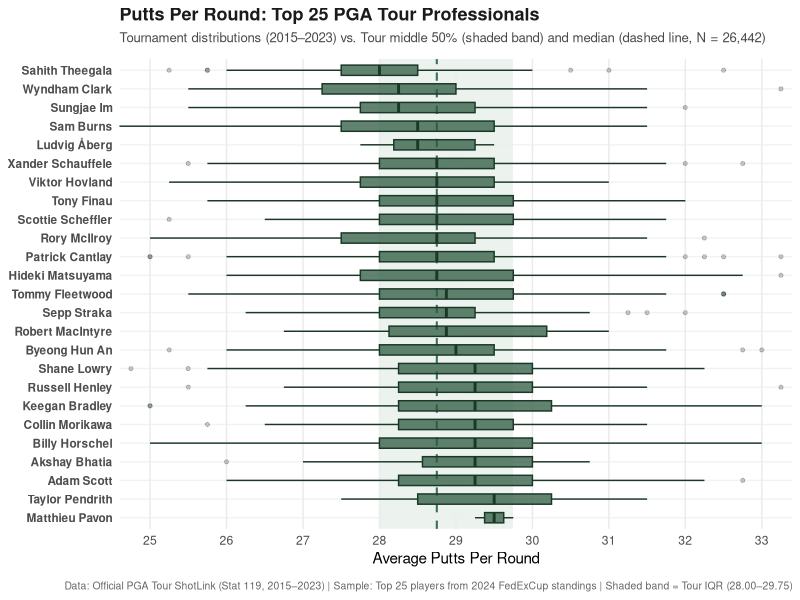

Reproduce this figure in R.
## ---- chunk 1
#| label: fig-putts-per-round
#| fig-cap: "Tournament Putts Per Round distributions for the Top 25 PGA Tour golfers compared to the tour-wide baseline (N = 26,442)."
#| fig-width: 8.5
#| fig-height: 7.5

library(tidyverse)

# Load official tournament Putts Per Round data (Stat 119)
pga_data <- read_csv("data/pga_putts_per_round.csv", show_col_types = FALSE)

# Top 25 players based on the final 2024 FedExCup standings
top25_players <- c(
  "Scottie Scheffler", "Xander Schauffele", "Hideki Matsuyama", "Keegan Bradley",
  "Ludvig Åberg", "Rory McIlroy", "Collin Morikawa", "Wyndham Clark",
  "Sam Burns", "Patrick Cantlay", "Sungjae Im", "Sahith Theegala", "Shane Lowry",
  "Adam Scott", "Tony Finau", "Byeong Hun An", "Viktor Hovland", "Russell Henley",
  "Akshay Bhatia", "Robert MacIntyre", "Billy Horschel", "Tommy Fleetwood",
  "Sepp Straka", "Matthieu Pavon", "Taylor Pendrith"
)

# Filter tournament observations for the top 25 players and order by median putts
top25_data <- pga_data |>
  filter(player %in% top25_players) |>
  group_by(player) |>
  mutate(player_median = median(putts_per_round, na.rm = TRUE)) |>
  ungroup() |>
  mutate(player = fct_reorder(player, -player_median))

# Calculate baseline metrics across all 26,442 tour observations
tour_median <- median(pga_data$putts_per_round, na.rm = TRUE)
tour_q25 <- quantile(pga_data$putts_per_round, 0.25, na.rm = TRUE)
tour_q75 <- quantile(pga_data$putts_per_round, 0.75, na.rm = TRUE)

# Create the comparison graphic
ggplot(top25_data, aes(x = putts_per_round, y = player)) +
  # Shaded region showing the Tour middle 50% across all 26,442 rounds
  annotate(
    "rect",
    xmin = tour_q25, xmax = tour_q75,
    ymin = -Inf, ymax = Inf,
    fill = "#e8f0ec", alpha = 0.85
  ) +
  # Dashed line at the tour median (28.75 putts/round)
  geom_vline(xintercept = tour_median, linetype = "dashed", color = "#3b6e52", linewidth = 0.7) +
  # Boxplots representing each player's tournament distribution
  geom_boxplot(
    fill = "#2d5a3f", color = "#1b3827",
    alpha = 0.75, width = 0.55,
    outlier.alpha = 0.25, outlier.size = 1.1
  ) +
  coord_cartesian(xlim = c(25, 33)) +
  scale_x_continuous(breaks = seq(25, 33, by = 1)) +
  labs(
    title = "Putts Per Round: Top 25 PGA Tour Professionals",
    subtitle = "Tournament distributions (2015–2023) vs. Tour middle 50% (shaded band) and median (dashed line, N = 26,442)",
    x = "Average Putts Per Round",
    y = NULL,
    caption = "Data: Official PGA Tour ShotLink (Stat 119, 2015–2023) | Sample: Top 25 players from 2024 FedExCup standings | Shaded band = Tour IQR (28.00–29.75)"
  ) +
  theme_minimal(base_size = 11) +
  theme(
    plot.title = element_text(face = "bold", size = 13, color = "#1a1a1a"),
    plot.subtitle = element_text(size = 9.5, color = "#4a4a4a", margin = margin(b = 10)),
    plot.caption = element_text(size = 7.5, color = "#666666", margin = margin(t = 10)),
    axis.text.y = element_text(face = "bold", size = 8.5),
    panel.grid.minor = element_blank(),
    panel.grid.major.y = element_line(color = "#f2f2f2")
  )
